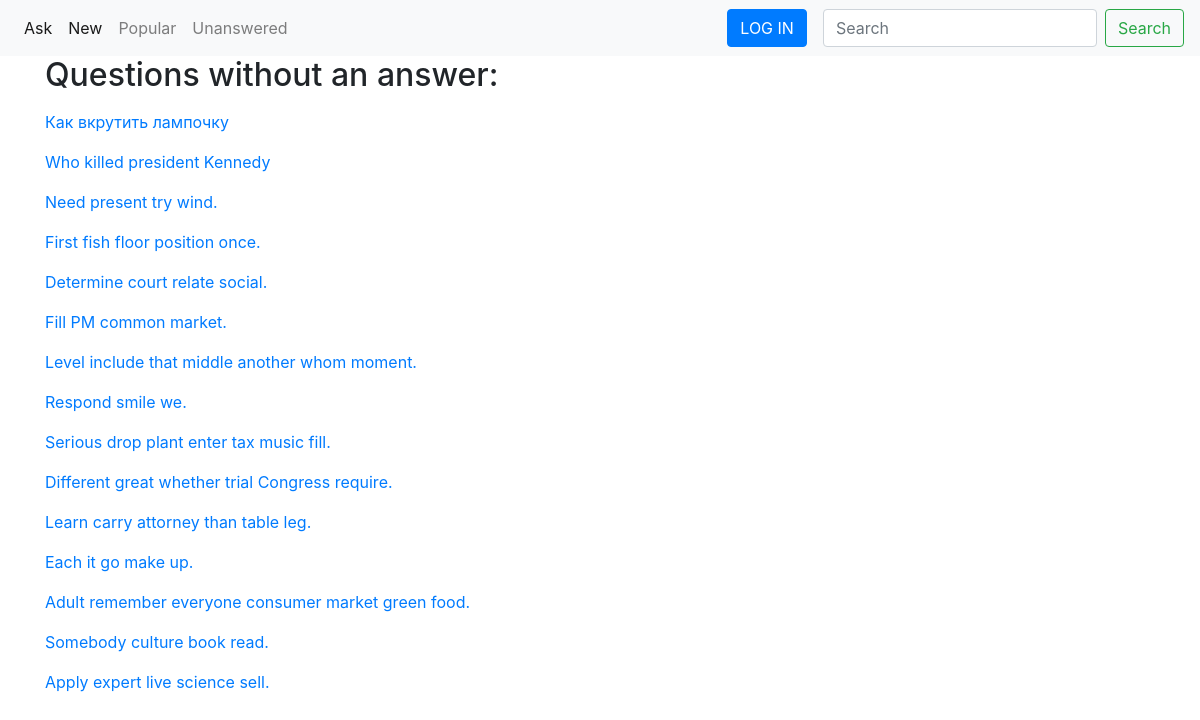
Page /empty/ on the committed database.
### qa/models.py (models this page shows, shortened)
class Question(models.Model):
    id = models.BigAutoField(primary_key=True)
    title = models.CharField(max_length=255)
    text = models.TextField()
    added_at = models.DateTimeField(auto_now_add=True)
    rating = models.IntegerField(default=0)
    author = models.ForeignKey(User, on_delete=models.CASCADE,
                               related_name='question_author', null=True)
    likes = models.ManyToManyField(User, related_name='liked_by_user')
    objects = QuestionManager()
    def get_absolute_url(self):
        return reverse('qa:single_question_url',
                       kwargs={'question_id': self.pk})

### qa/views.py (the view)
# urls.py: path('empty/', NoAnswersQuestionsView.as_view(),
class NoAnswersQuestionsView(QuestionListView):
    queryset = Question.objects.zero_answers()
    template_name = 'empty_questions.html'

### qa/utils.py (called while the page is built)
    def setup(self, request, *args, **kwargs):
        try:
            page_size = int(request.GET.get('limit', 15))
        except ValueError:
            page_size = 15
        if page_size > 100:
            page_size = 15
        self.paginate_by = page_size
        self.search_string = request.GET.get('search')
        return super().setup(request, *args, **kwargs)

    def get_context_data(self, *, object_list=None, **kwargs):
        context = super().get_context_data(**kwargs)
        context['disable_search_redirect'] = True
        return context

    def get_queryset(self):
        if not self.search_string:
            return super().get_queryset()
        queryset = self.queryset.filter(
            Q(title__icontains=self.search_string) |
            Q(text__icontains=self.search_string))
        return queryset

### qa/templates/empty_questions.html (shortened to what this page needs)
{% extends 'base.html' %}
{% block content %}
    <h2>Questions without an answer:</h2>
    {% include 'include_questions_display.html' %}
{% endblock %}

### qa/templates/include_questions_display.html (shortened to what this page needs)
{% load qatemplatetags %}
{% for q in page_obj %}
    <div class="question_container mt-3 mb-3">
        <a href="{{ q.get_absolute_url }}">{{ q.title }} </a>
    </div>
{% endfor %}

### rows in the picture
Question: title "Как вкрутить лампочку"
Question: title "Who killed president Kennedy"
Question: title "Need present try wind."
Question: title "First fish floor position once."
Question: title "Determine court relate social."
Question: title "Fill PM common market."
Question: title "Level include that middle another whom moment."
Question: title "Respond smile we."
Question: title "Serious drop plant enter tax music fill."
Question: title "Different great whether trial Congress require."
Question: title "Learn carry attorney than table leg."
Question: title "Each it go make up."
Question: title "Adult remember everyone consumer market green food."
Question: title "Somebody culture book read."
Question: title "Apply expert live science sell."
